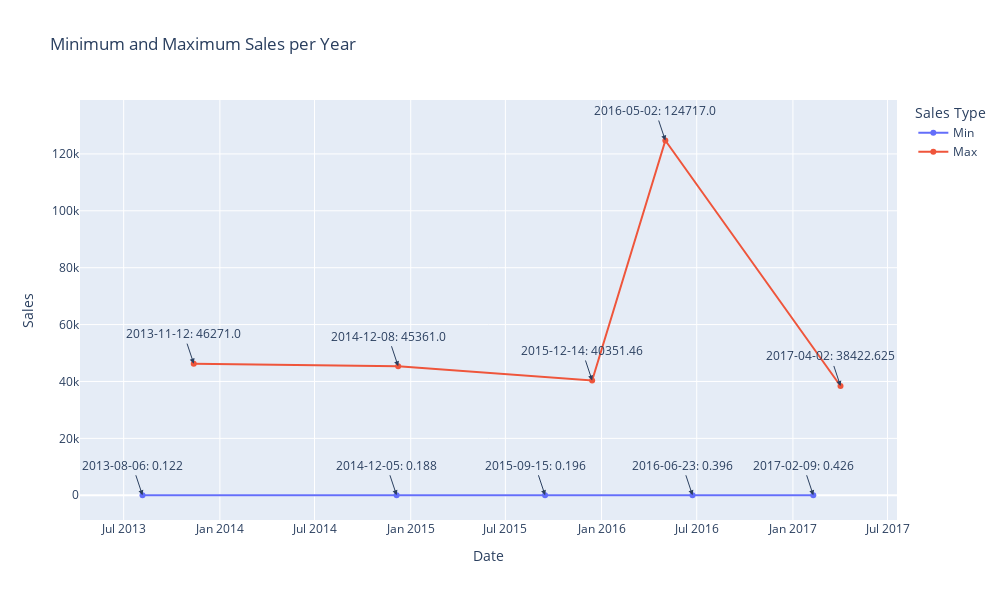

Notebook code cell kept with this figure:
### Code cell
# Add a 'year' column if it does not already exist)
train_data_cp['year'] = train_data_cp['date'].dt.year

# Filter out rows where sales are greater than 0
non_zero_sales_data = train_data_cp[train_data_cp['sales'] > 0]

# Get the index of the row with the minimum sales for each year
min_sales = non_zero_sales_data.groupby('year')['sales'].idxmin()

# Retrieve the rows with the minimum sales for each year
min_sales_rows = non_zero_sales_data.loc[min_sales]

# Get the index of the row with the maximum sales for each year
max_sales = train_data_cp.groupby('year')['sales'].idxmax()

# Retrieve the rows with the maximum sales for each year
max_sales_rows = train_data_cp.loc[max_sales]

# Combine the min and max sales data
min_sales_rows['type'] = 'Min'
max_sales_rows['type'] = 'Max'
combined_sales_rows = pd.concat([min_sales_rows, max_sales_rows])

# Create the line plot
fig = px.line(combined_sales_rows, x='date', y='sales', color='type', markers=True,
              title='Minimum and Maximum Sales per Year', labels={'sales': 'Sales', 'date': 'Date'})

# Add annotations for the exact dates
for i, row in combined_sales_rows.iterrows():
    fig.add_annotation(x=row['date'], y=row['sales'],
                       text=f'{row["date"].date()}: {row["sales"]}',
                       showarrow=True, arrowhead=2)

# Update layout for better readability
fig.update_layout(autosize=False, width=1000, height=600,
                  xaxis_title='Date', yaxis_title='Sales',
                  legend_title='Sales Type')

fig.show()

### Figure 1 — Plotly figure (JSON) as saved in the notebook; plotly's stock layout.template omitted (floating-point values rounded to 4 significant figures)
{"data": [{"hovertemplate": "type=Min<br>Date=%{x}<br>Sales=%{y}<extra></extra>", "legendgroup": "Min", "line": {"color": "#636efa", "dash": "solid"}, "marker": {"symbol": "circle"}, "mode": "lines+markers", "name": "Min", "orientation": "v", "showlegend": true, "type": "scatter", "x": ["2013-08-06T00:00:00", "2014-12-05T00:00:00", "2015-09-15T00:00:00", "2016-06-23T00:00:00", "2017-02-09T00:00:00"], "xaxis": "x", "y": [0.122, 0.188, 0.196, 0.396, 0.426], "yaxis": "y"}, {"hovertemplate": "type=Max<br>Date=%{x}<br>Sales=%{y}<extra></extra>", "legendgroup": "Max", "line": {"color": "#EF553B", "dash": "solid"}, "marker": {"symbol": "circle"}, "mode": "lines+markers", "name": "Max", "orientation": "v", "showlegend": true, "type": "scatter", "x": ["2013-11-12T00:00:00", "2014-12-08T00:00:00", "2015-12-14T00:00:00", "2016-05-02T00:00:00", "2017-04-02T00:00:00"], "xaxis": "x", "y": [46271, 45361, 40350.0, 124717, 38420.0], "yaxis": "y"}], "layout": {"annotations": [{"arrowhead": 2, "showarrow": true, "text": "2013-08-06: 0.122", "x": "2013-08-06T00:00:00", "y": 0.122}, {"arrowhead": 2, "showarrow": true, "text": "2014-12-05: 0.188", "x": "2014-12-05T00:00:00", "y": 0.188}, {"arrowhead": 2, "showarrow": true, "text": "2015-09-15: 0.196", "x": "2015-09-15T00:00:00", "y": 0.196}, {"arrowhead": 2, "showarrow": true, "text": "2016-06-23: 0.396", "x": "2016-06-23T00:00:00", "y": 0.396}, {"arrowhead": 2, "showarrow": true, "text": "2017-02-09: 0.426", "x": "2017-02-09T00:00:00", "y": 0.426}, {"arrowhead": 2, "showarrow": true, "text": "2013-11-12: 46271.0", "x": "2013-11-12T00:00:00", "y": 46271}, {"arrowhead": 2, "showarrow": true, "text": "2014-12-08: 45361.0", "x": "2014-12-08T00:00:00", "y": 45361}, {"arrowhead": 2, "showarrow": true, "text": "2015-12-14: 40351.46", "x": "2015-12-14T00:00:00", "y": 40350.0}, {"arrowhead": 2, "showarrow": true, "text": "2016-05-02: 124717.0", "x": "2016-05-02T00:00:00", "y": 124717}, {"arrowhead": 2, "showarrow": true, "text": "2017-04-02: 38422.625", "x": "2017-04-02T00:00:00", "y": 38420.0}], "autosize": false, "height": 600, "legend": {"title": {"text": "Sales Type"}, "tracegroupgap": 0}, "title": {"text": "Minimum and Maximum Sales per Year"}, "width": 1000, "xaxis": {"anchor": "y", "domain": [0, 1], "title": {"text": "Date"}}, "yaxis": {"anchor": "x", "domain": [0, 1], "title": {"text": "Sales"}}}}
